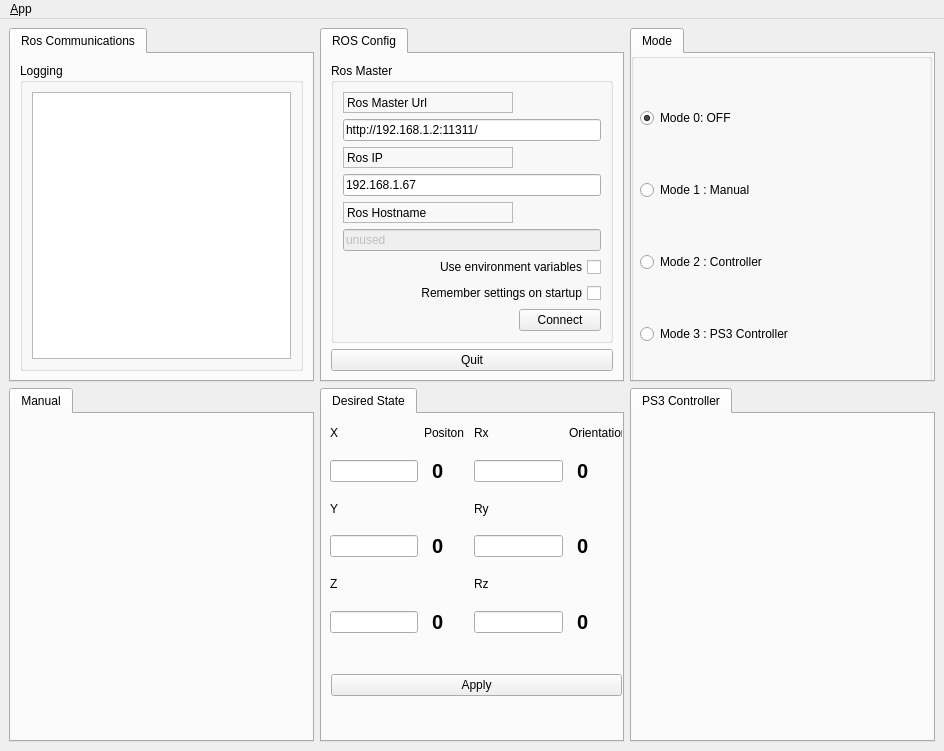
<?xml version="1.0" encoding="UTF-8"?>
<ui version="4.0">
 <class>MainWindowDesign</class>
 <widget class="QMainWindow" name="MainWindowDesign">
  <property name="geometry">
   <rect>
    <x>0</x>
    <y>0</y>
    <width>944</width>
    <height>751</height>
   </rect>
  </property>
  <property name="windowTitle">
   <string>QRosApp</string>
  </property>
  <property name="windowIcon">
   <iconset resource="../resources/images.qrc">
    <normaloff>:/images/icon.png</normaloff>:/images/icon.png</iconset>
  </property>
  <property name="locale">
   <locale language="English" country="Australia"/>
  </property>
  <widget class="QWidget" name="centralwidget">
   <layout class="QGridLayout" name="gridLayout_2">
    <property name="sizeConstraint">
     <enum>QLayout::SetDefaultConstraint</enum>
    </property>
    <item row="0" column="0">
     <widget class="QTabWidget" name="tab_manager">
      <property name="minimumSize">
       <size>
        <width>100</width>
        <height>0</height>
       </size>
      </property>
      <property name="locale">
       <locale language="English" country="Australia"/>
      </property>
      <property name="currentIndex">
       <number>0</number>
      </property>
      <widget class="QWidget" name="tab_status">
       <attribute name="title">
        <string>Ros Communications</string>
       </attribute>
       <layout class="QHBoxLayout" name="horizontalLayout_2">
        <item>
         <widget class="QGroupBox" name="groupBox_12">
          <property name="sizePolicy">
           <sizepolicy hsizetype="MinimumExpanding" vsizetype="Preferred">
            <horstretch>0</horstretch>
            <verstretch>0</verstretch>
           </sizepolicy>
          </property>
          <property name="title">
           <string>Logging</string>
          </property>
          <layout class="QHBoxLayout" name="horizontalLayout_3">
           <item>
            <widget class="QListView" name="view_logging"/>
           </item>
          </layout>
         </widget>
        </item>
       </layout>
      </widget>
     </widget>
    </item>
    <item row="1" column="2">
     <widget class="QTabWidget" name="tabWidget_4">
      <property name="currentIndex">
       <number>0</number>
      </property>
      <widget class="QWidget" name="tab_4">
       <attribute name="title">
        <string>PS3 Controller</string>
       </attribute>
      </widget>
     </widget>
    </item>
    <item row="0" column="2">
     <widget class="QTabWidget" name="tabWidget_2">
      <property name="currentIndex">
       <number>0</number>
      </property>
      <widget class="QWidget" name="tab_3">
       <attribute name="title">
        <string>Mode</string>
       </attribute>
       <widget class="QWidget" name="verticalLayoutWidget_2">
        <property name="geometry">
         <rect>
          <x>-1</x>
          <y>-1</y>
          <width>301</width>
          <height>341</height>
         </rect>
        </property>
        <layout class="QVBoxLayout" name="verticalLayout_3">
         <item>
          <widget class="QGroupBox" name="groupBox_2">
           <property name="title">
            <string/>
           </property>
           <widget class="QWidget" name="verticalLayoutWidget_3">
            <property name="geometry">
             <rect>
              <x>9</x>
              <y>9</y>
              <width>281</width>
              <height>331</height>
             </rect>
            </property>
            <layout class="QVBoxLayout" name="verticalLayout_4">
             <item>
              <widget class="QRadioButton" name="mode0">
               <property name="autoFillBackground">
                <bool>false</bool>
               </property>
               <property name="text">
                <string>Mode 0: OFF</string>
               </property>
               <property name="checked">
                <bool>true</bool>
               </property>
              </widget>
             </item>
             <item>
              <widget class="QRadioButton" name="mode1">
               <property name="text">
                <string>Mode 1 : Manual</string>
               </property>
              </widget>
             </item>
             <item>
              <widget class="QRadioButton" name="mode2">
               <property name="text">
                <string>Mode 2 : Controller</string>
               </property>
              </widget>
             </item>
             <item>
              <widget class="QRadioButton" name="mode3">
               <property name="text">
                <string>Mode 3 : PS3 Controller</string>
               </property>
              </widget>
             </item>
            </layout>
           </widget>
          </widget>
         </item>
        </layout>
       </widget>
      </widget>
     </widget>
    </item>
    <item row="1" column="0">
     <widget class="QTabWidget" name="tabWidget_5">
      <property name="currentIndex">
       <number>0</number>
      </property>
      <widget class="QWidget" name="tab_5">
       <attribute name="title">
        <string>Manual</string>
       </attribute>
      </widget>
     </widget>
    </item>
    <item row="0" column="1">
     <widget class="QTabWidget" name="tabWidget">
      <property name="enabled">
       <bool>true</bool>
      </property>
      <property name="currentIndex">
       <number>0</number>
      </property>
      <widget class="QWidget" name="tab">
       <property name="layoutDirection">
        <enum>Qt::LeftToRight</enum>
       </property>
       <attribute name="title">
        <string>ROS Config</string>
       </attribute>
       <layout class="QGridLayout" name="gridLayout_4">
        <property name="sizeConstraint">
         <enum>QLayout::SetNoConstraint</enum>
        </property>
        <item row="0" column="0">
         <widget class="QGroupBox" name="groupBox">
          <property name="title">
           <string>Ros Master</string>
          </property>
          <layout class="QGridLayout" name="gridLayout">
           <item row="0" column="0">
            <widget class="QLabel" name="label">
             <property name="frameShape">
              <enum>QFrame::StyledPanel</enum>
             </property>
             <property name="frameShadow">
              <enum>QFrame::Raised</enum>
             </property>
             <property name="text">
              <string>Ros Master Url</string>
             </property>
            </widget>
           </item>
           <item row="1" column="0" colspan="2">
            <widget class="QLineEdit" name="line_edit_master">
             <property name="text">
              <string>http://192.168.1.2:11311/</string>
             </property>
            </widget>
           </item>
           <item row="2" column="0">
            <widget class="QLabel" name="label_2">
             <property name="frameShape">
              <enum>QFrame::StyledPanel</enum>
             </property>
             <property name="frameShadow">
              <enum>QFrame::Raised</enum>
             </property>
             <property name="text">
              <string>Ros IP</string>
             </property>
            </widget>
           </item>
           <item row="3" column="0" colspan="2">
            <widget class="QLineEdit" name="line_edit_host">
             <property name="text">
              <string>192.168.1.67</string>
             </property>
            </widget>
           </item>
           <item row="4" column="0">
            <widget class="QLabel" name="label_3">
             <property name="frameShape">
              <enum>QFrame::StyledPanel</enum>
             </property>
             <property name="frameShadow">
              <enum>QFrame::Raised</enum>
             </property>
             <property name="text">
              <string>Ros Hostname</string>
             </property>
            </widget>
           </item>
           <item row="5" column="0" colspan="2">
            <widget class="QLineEdit" name="line_edit_topic">
             <property name="enabled">
              <bool>false</bool>
             </property>
             <property name="text">
              <string>unused</string>
             </property>
            </widget>
           </item>
           <item row="6" column="0" colspan="2">
            <widget class="QCheckBox" name="checkbox_use_environment">
             <property name="layoutDirection">
              <enum>Qt::RightToLeft</enum>
             </property>
             <property name="text">
              <string>Use environment variables</string>
             </property>
            </widget>
           </item>
           <item row="7" column="0" colspan="2">
            <widget class="QCheckBox" name="checkbox_remember_settings">
             <property name="layoutDirection">
              <enum>Qt::RightToLeft</enum>
             </property>
             <property name="text">
              <string>Remember settings on startup</string>
             </property>
            </widget>
           </item>
           <item row="8" column="0">
            <spacer name="horizontalSpacer">
             <property name="orientation">
              <enum>Qt::Horizontal</enum>
             </property>
             <property name="sizeHint" stdset="0">
              <size>
               <width>170</width>
               <height>21</height>
              </size>
             </property>
            </spacer>
           </item>
           <item row="8" column="1">
            <widget class="QPushButton" name="button_connect">
             <property name="enabled">
              <bool>true</bool>
             </property>
             <property name="sizePolicy">
              <sizepolicy hsizetype="MinimumExpanding" vsizetype="Fixed">
               <horstretch>0</horstretch>
               <verstretch>0</verstretch>
              </sizepolicy>
             </property>
             <property name="toolTip">
              <string>Set the target to the current joint trajectory state.</string>
             </property>
             <property name="statusTip">
              <string>Clear all waypoints and set the target to the current joint trajectory state.</string>
             </property>
             <property name="text">
              <string>Connect</string>
             </property>
            </widget>
           </item>
          </layout>
         </widget>
        </item>
        <item row="1" column="0">
         <widget class="QPushButton" name="quit_button">
          <property name="sizePolicy">
           <sizepolicy hsizetype="MinimumExpanding" vsizetype="Fixed">
            <horstretch>0</horstretch>
            <verstretch>0</verstretch>
           </sizepolicy>
          </property>
          <property name="text">
           <string>Quit</string>
          </property>
         </widget>
        </item>
       </layout>
      </widget>
     </widget>
    </item>
    <item row="1" column="1">
     <widget class="QTabWidget" name="tabWidget_3">
      <property name="currentIndex">
       <number>0</number>
      </property>
      <widget class="QWidget" name="tab_2">
       <attribute name="title">
        <string>Desired State</string>
       </attribute>
       <widget class="QWidget" name="gridLayoutWidget_2">
        <property name="geometry">
         <rect>
          <x>8</x>
          <y>-1</y>
          <width>301</width>
          <height>221</height>
         </rect>
        </property>
        <layout class="QGridLayout" name="gridLayout_5">
         <item row="1" column="2">
          <widget class="QLineEdit" name="rx"/>
         </item>
         <item row="3" column="3">
          <widget class="QLabel" name="vry">
           <property name="font">
            <font>
             <pointsize>15</pointsize>
             <weight>75</weight>
             <bold>true</bold>
             <strikeout>false</strikeout>
            </font>
           </property>
           <property name="text">
            <string>0</string>
           </property>
           <property name="alignment">
            <set>Qt::AlignLeading|Qt::AlignLeft|Qt::AlignVCenter</set>
           </property>
           <property name="indent">
            <number>8</number>
           </property>
          </widget>
         </item>
         <item row="1" column="1">
          <widget class="QLabel" name="vpx">
           <property name="font">
            <font>
             <pointsize>15</pointsize>
             <weight>75</weight>
             <bold>true</bold>
             <strikeout>false</strikeout>
            </font>
           </property>
           <property name="text">
            <string>0</string>
           </property>
           <property name="alignment">
            <set>Qt::AlignLeading|Qt::AlignLeft|Qt::AlignVCenter</set>
           </property>
           <property name="indent">
            <number>8</number>
           </property>
          </widget>
         </item>
         <item row="2" column="0">
          <widget class="QLabel" name="label_16">
           <property name="text">
            <string>Y</string>
           </property>
          </widget>
         </item>
         <item row="1" column="3">
          <widget class="QLabel" name="vrx">
           <property name="font">
            <font>
             <pointsize>15</pointsize>
             <weight>75</weight>
             <bold>true</bold>
             <strikeout>false</strikeout>
            </font>
           </property>
           <property name="text">
            <string>0</string>
           </property>
           <property name="alignment">
            <set>Qt::AlignLeading|Qt::AlignLeft|Qt::AlignVCenter</set>
           </property>
           <property name="indent">
            <number>8</number>
           </property>
          </widget>
         </item>
         <item row="1" column="0">
          <widget class="QLineEdit" name="px"/>
         </item>
         <item row="5" column="0">
          <widget class="QLineEdit" name="pz"/>
         </item>
         <item row="5" column="1">
          <widget class="QLabel" name="vpz">
           <property name="font">
            <font>
             <pointsize>15</pointsize>
             <weight>75</weight>
             <bold>true</bold>
             <strikeout>false</strikeout>
            </font>
           </property>
           <property name="text">
            <string>0</string>
           </property>
           <property name="alignment">
            <set>Qt::AlignLeading|Qt::AlignLeft|Qt::AlignVCenter</set>
           </property>
           <property name="indent">
            <number>8</number>
           </property>
          </widget>
         </item>
         <item row="3" column="0">
          <widget class="QLineEdit" name="py"/>
         </item>
         <item row="3" column="1">
          <widget class="QLabel" name="vpy">
           <property name="font">
            <font>
             <pointsize>15</pointsize>
             <weight>75</weight>
             <bold>true</bold>
             <strikeout>false</strikeout>
            </font>
           </property>
           <property name="text">
            <string>0</string>
           </property>
           <property name="alignment">
            <set>Qt::AlignLeading|Qt::AlignLeft|Qt::AlignVCenter</set>
           </property>
           <property name="indent">
            <number>8</number>
           </property>
          </widget>
         </item>
         <item row="5" column="2">
          <widget class="QLineEdit" name="rz"/>
         </item>
         <item row="5" column="3">
          <widget class="QLabel" name="vrz">
           <property name="font">
            <font>
             <pointsize>15</pointsize>
             <weight>75</weight>
             <bold>true</bold>
             <strikeout>false</strikeout>
            </font>
           </property>
           <property name="text">
            <string>0</string>
           </property>
           <property name="alignment">
            <set>Qt::AlignLeading|Qt::AlignLeft|Qt::AlignVCenter</set>
           </property>
           <property name="indent">
            <number>8</number>
           </property>
          </widget>
         </item>
         <item row="4" column="0">
          <widget class="QLabel" name="label_17">
           <property name="text">
            <string>Z</string>
           </property>
          </widget>
         </item>
         <item row="4" column="2">
          <widget class="QLabel" name="label_18">
           <property name="text">
            <string>Rz</string>
           </property>
          </widget>
         </item>
         <item row="0" column="0">
          <widget class="QLabel" name="label_15">
           <property name="text">
            <string>X</string>
           </property>
          </widget>
         </item>
         <item row="3" column="2">
          <widget class="QLineEdit" name="ry"/>
         </item>
         <item row="2" column="2">
          <widget class="QLabel" name="label_19">
           <property name="text">
            <string>Ry</string>
           </property>
          </widget>
         </item>
         <item row="0" column="2">
          <widget class="QLabel" name="label_20">
           <property name="text">
            <string>Rx</string>
           </property>
          </widget>
         </item>
         <item row="0" column="1">
          <widget class="QLabel" name="label_21">
           <property name="text">
            <string>Positon </string>
           </property>
          </widget>
         </item>
         <item row="0" column="3">
          <widget class="QLabel" name="label_22">
           <property name="text">
            <string>Orientation </string>
           </property>
          </widget>
         </item>
        </layout>
       </widget>
       <widget class="QWidget" name="verticalLayoutWidget">
        <property name="geometry">
         <rect>
          <x>9</x>
          <y>230</y>
          <width>291</width>
          <height>52</height>
         </rect>
        </property>
        <layout class="QVBoxLayout" name="verticalLayout_2">
         <item>
          <widget class="QLabel" name="label_alert">
           <property name="text">
            <string/>
           </property>
           <property name="alignment">
            <set>Qt::AlignCenter</set>
           </property>
          </widget>
         </item>
         <item>
          <widget class="QPushButton" name="button_apply">
           <property name="text">
            <string>Apply</string>
           </property>
          </widget>
         </item>
        </layout>
       </widget>
      </widget>
     </widget>
    </item>
   </layout>
  </widget>
  <widget class="QMenuBar" name="menubar">
   <property name="geometry">
    <rect>
     <x>0</x>
     <y>0</y>
     <width>944</width>
     <height>25</height>
    </rect>
   </property>
   <widget class="QMenu" name="menu_File">
    <property name="title">
     <string>&amp;App</string>
    </property>
    <addaction name="action_Preferences"/>
    <addaction name="separator"/>
    <addaction name="actionAbout"/>
    <addaction name="actionAbout_Qt"/>
    <addaction name="separator"/>
    <addaction name="action_Quit"/>
   </widget>
   <addaction name="menu_File"/>
  </widget>
  <action name="action_Quit">
   <property name="text">
    <string>&amp;Quit</string>
   </property>
   <property name="shortcut">
    <string>Ctrl+Q</string>
   </property>
   <property name="shortcutContext">
    <enum>Qt::ApplicationShortcut</enum>
   </property>
  </action>
  <action name="action_Preferences">
   <property name="text">
    <string>&amp;Preferences</string>
   </property>
  </action>
  <action name="actionAbout">
   <property name="text">
    <string>&amp;About</string>
   </property>
  </action>
  <action name="actionAbout_Qt">
   <property name="text">
    <string>About &amp;Qt</string>
   </property>
  </action>
 </widget>
 <resources>
  <include location="../resources/images.qrc"/>
 </resources>
 <connections>
  <connection>
   <sender>action_Quit</sender>
   <signal>triggered()</signal>
   <receiver>MainWindowDesign</receiver>
   <slot>close()</slot>
   <hints>
    <hint type="sourcelabel">
     <x>-1</x>
     <y>-1</y>
    </hint>
    <hint type="destinationlabel">
     <x>399</x>
     <y>299</y>
    </hint>
   </hints>
  </connection>
  <connection>
   <sender>quit_button</sender>
   <signal>clicked()</signal>
   <receiver>MainWindowDesign</receiver>
   <slot>close()</slot>
   <hints>
    <hint type="sourcelabel">
     <x>616</x>
     <y>400</y>
    </hint>
    <hint type="destinationlabel">
     <x>469</x>
     <y>299</y>
    </hint>
   </hints>
  </connection>
 </connections>
</ui>
